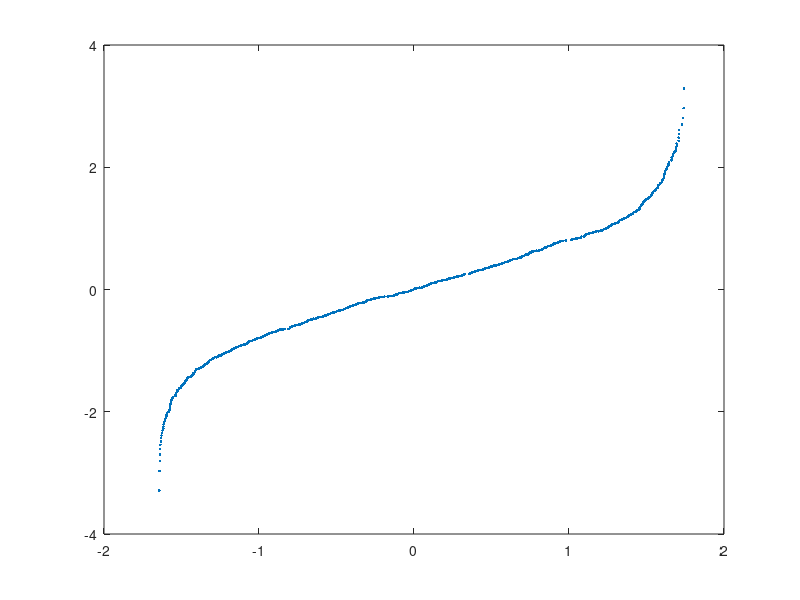

Source code (MATLAB):
clear all
close all
clc


N = 1000;

normalize = @(X) (X - mean(X)) / std(X);

X_norm = normalize(randn(N, 1));
X_uniform = normalize(rand(N, 1));

X_norm_sort = sort(X_norm);
X_uniform_sort = sort(X_uniform);


r = 1:N;
Kr = (r - .5) / N;

Y = norminv(Kr);


plot(X_uniform_sort, Y, '.')

